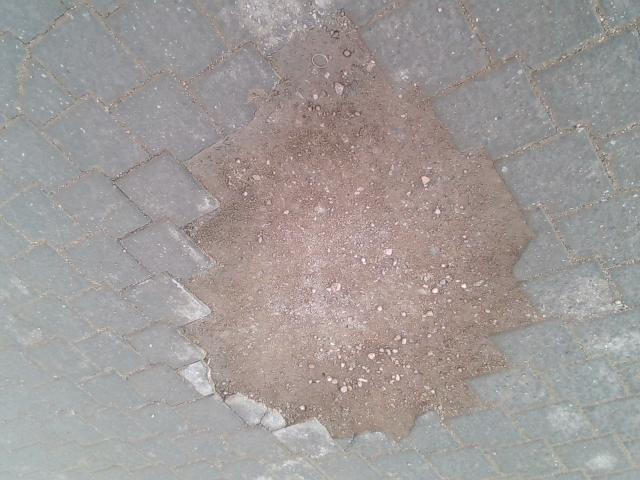
#> input picture RepairAreaSegmentation/src/dataset/Train model/archive (2)/PUBLIC POTHOLE DATASET/images/20250227_142113_color_png.rf.00ba0986510dd60ddf6ffdb97f013f8e.jpg, 640 x 480 px; its folder holds only this picture in this run
$ python -i enhanced_detector.py   (imports and definitions only)
#> lines starting #> are read from the running program, lines starting #| are printed output that depends on the picture
#> further down, picture is the input picture: shape (480, 640, 3); mean B, G, R 152.4, 154.1, 159.8
# pyright: reportAttributeAccessIssue=none, reportGeneralTypeIssues=none, reportOptionalMemberAccess=none
# type: ignore
"""
enhanced_detector.py — High-Recall Multi-Scale & Tiled Road Damage Detection Engine
Road Inspector AI Research Platform — IT22252340

Provides:
  - DetectorConfig            : Centralized configuration dataclass for all detection hyperparameters
  - EnhancedRoadDetector      : High-resolution multi-scale + overlapping tiled inference with Weighted Box Fusion
  - render_enhanced_visualization : Research-grade visualization with non-obstructing labels and translucent polygon masks
"""

import os
from dataclasses import dataclass
from typing import Any

import cv2
import numpy as np
from ultralytics import YOLO


# [24 lines left out: function resolve_model_path, not called in this run]


@dataclass
class DetectorConfig:
    """
    Hyperparameters and runtime settings for the enhanced road defect detector.
    Avoids magic numbers throughout the codebase.
    """
    conf_threshold: float = 0.12          # Balanced confidence threshold for high recall without excessive FPs
    iou_threshold: float = 0.40           # IoU threshold for Weighted Box Fusion / duplicate suppression
    enable_tiling: bool = True            # Enable overlapping sliding window (tiled) inference
    tile_size: int = 384                  # Native patch size in pixels for sliding window
    tile_overlap: float = 0.28            # Overlap ratio between adjacent sliding window tiles (28%)
    enable_multiscale: bool = True        # Run multi-scale full-image passes
    multiscale_sizes: tuple[int, ...] = (640, 960) # Inference image sizes for multi-scale pass
    enable_clahe: bool = True             # Contrast Limited Adaptive Histogram Equalization for shadowed defects
    clahe_clip_limit: float = 2.0         # CLAHE contrast clipping limit
    clahe_grid_size: tuple[int, int] = (8, 8) # CLAHE grid tile dimensions
    min_box_area_px: int = 25             # Minimum pixel area for a valid defect box (filters single-pixel noise)
    wbf_cluster_iou: float = 0.40         # IoU threshold to cluster bounding boxes in Weighted Box Fusion


# [16 lines left out: function compute_box_iou, not called in this run]


def apply_adaptive_clahe(img: np.ndarray, clip_limit: float = 2.0, grid_size: tuple[int, int] = (8, 8)) -> np.ndarray:
    """
    Enhance local contrast in shadowed, low-contrast, or wet road regions
    using CLAHE on the luminance (L) channel in LAB color space.
    """
#> called with clip_limit = 2, grid_size = (8, 8)
    lab = cv2.cvtColor(img, cv2.COLOR_BGR2LAB)
#> lab: shape (480, 640, 3); mean of channels 0, 1, 2 163.5, 129.9, 129.7
    l, a, b = cv2.split(lab)
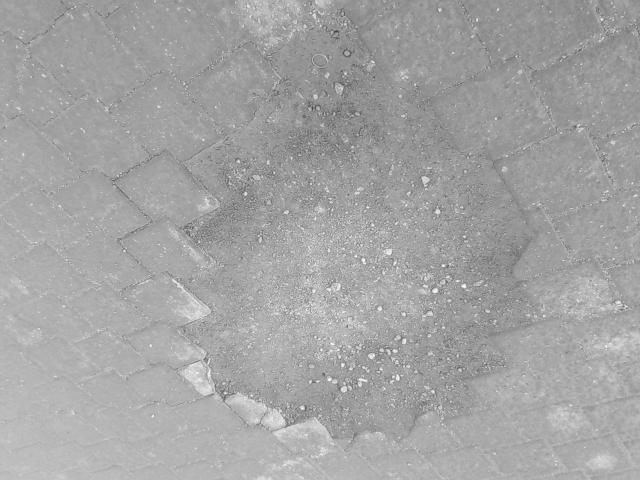
#> l: shape (480, 640); min 65, max 252, mean 163.5
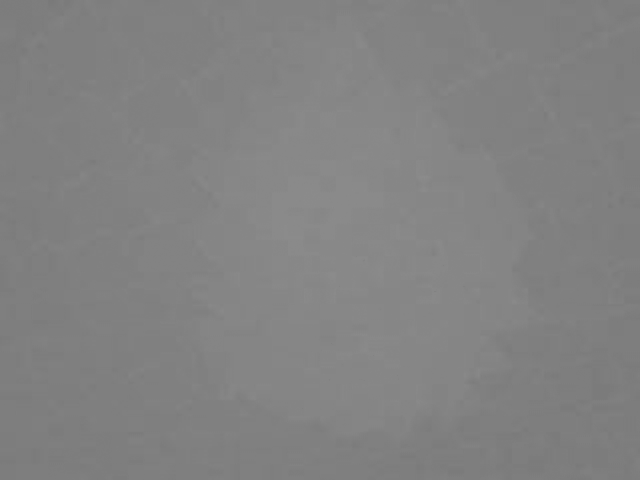
#> a: shape (480, 640); min 121, max 140, mean 129.9
    clahe = cv2.createCLAHE(clipLimit=clip_limit, tileGridSize=grid_size)
    cl = clahe.apply(l)
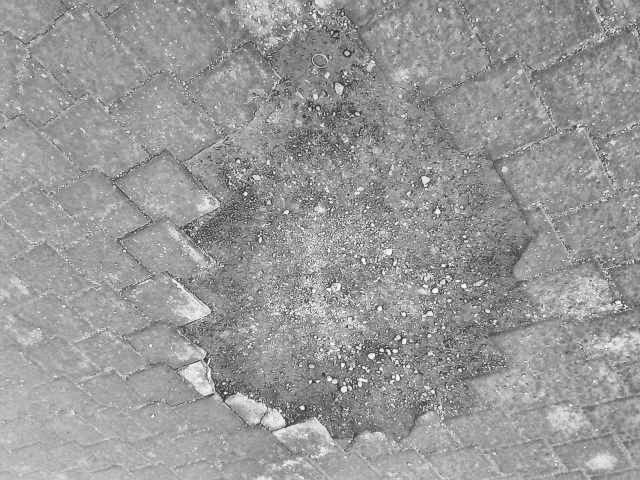
#> cl: shape (480, 640); min 38, max 254, mean 152.3
    enhanced_lab = cv2.merge((cl, a, b))
#> enhanced_lab: shape (480, 640, 3); mean of channels 0, 1, 2 152.3, 129.9, 129.7
    return cv2.cvtColor(enhanced_lab, cv2.COLOR_LAB2BGR)
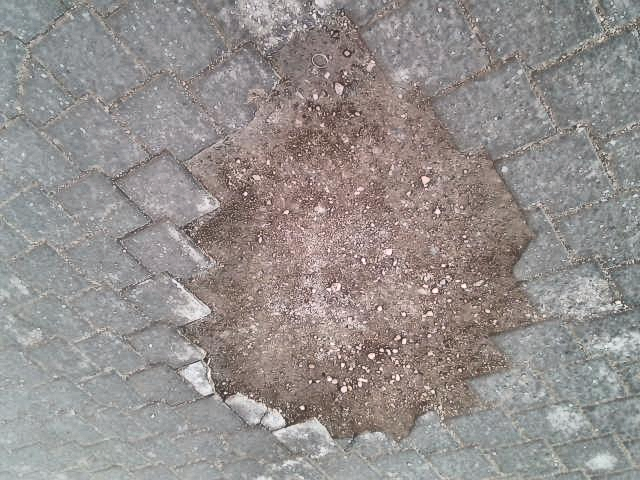
#> returned value: shape (480, 640, 3); mean B, G, R 141.4, 143.1, 148.6


# [101 lines left out: function weighted_box_and_mask_fusion, not called in this run]


class EnhancedRoadDetector:
    """
    Advanced High-Recall Road Defect Detector with multi-scale aggregation,
    tiled sliding-window inference, and Weighted Box Fusion.
    """

    # [272 lines left out: functions __init__, detect, render_enhanced_visualization, not called in this run]

>>> import cv2
>>> picture = cv2.imread('../../RepairAreaSegmentation/src/dataset/Train model/archive (2)/PUBLIC POTHOLE DATASET/images/20250227_142113_color_png.rf.00ba0986510dd60ddf6ffdb97f013f8e.jpg')
>>> result = apply_adaptive_clahe(picture)
